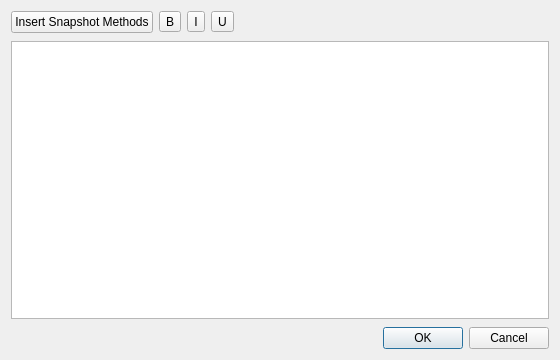
<?xml version="1.0" encoding="UTF-8"?>
<ui version="4.0">
 <class>dialog_caption_text</class>
 <widget class="QDialog" name="dialog_caption_text"><property name="surfaceRole" stdset="0"><string>panel</string></property>
  <property name="geometry">
   <rect>
    <x>0</x>
    <y>0</y>
    <width>560</width>
    <height>360</height>
   </rect>
  </property>
  <property name="windowTitle">
   <string>Edit caption</string>
  </property>
  <layout class="QVBoxLayout" name="layout_caption_dialog">
   <property name="spacing">
    <number>8</number>
   </property>
   <item>
    <widget class="QWidget" name="panel_caption_toolbar" native="true"><property name="surfaceRole" stdset="0"><string>panel</string></property>
     <layout class="QHBoxLayout" name="layout_caption_toolbar">
      <property name="leftMargin">
       <number>0</number>
      </property>
      <property name="topMargin">
       <number>0</number>
      </property>
      <property name="rightMargin">
       <number>0</number>
      </property>
      <property name="bottomMargin">
       <number>0</number>
      </property>
      <item><widget class="QPushButton" name="button_insert_snapshot_caption"><property name="text"><string>Insert Snapshot Methods</string></property><property name="toolTip"><string>Append methods, settings, and citations from the saved snapshots used by this figure.</string></property></widget></item>
      <item>
       <widget class="QToolButton" name="button_caption_bold">
        <property name="toolTip">
         <string>Make selected caption text bold.</string>
        </property>
        <property name="text">
         <string>B</string>
        </property>
        <property name="checkable">
         <bool>true</bool>
        </property>
       </widget>
      </item>
      <item>
       <widget class="QToolButton" name="button_caption_italic">
        <property name="toolTip">
         <string>Make selected caption text italic.</string>
        </property>
        <property name="text">
         <string>I</string>
        </property>
        <property name="checkable">
         <bool>true</bool>
        </property>
       </widget>
      </item>
      <item>
       <widget class="QToolButton" name="button_caption_underline">
        <property name="toolTip">
         <string>Underline selected caption text.</string>
        </property>
        <property name="text">
         <string>U</string>
        </property>
        <property name="checkable">
         <bool>true</bool>
        </property>
       </widget>
      </item>
      <item>
       <spacer name="spacer_caption_toolbar">
        <property name="orientation">
         <enum>Qt::Orientation::Horizontal</enum>
        </property>
        <property name="sizeHint" stdset="0">
         <size>
          <width>40</width>
          <height>20</height>
         </size>
        </property>
       </spacer>
      </item>
     </layout>
    </widget>
   </item>
   <item>
    <widget class="QTextEdit" name="text_caption_editor">
     <property name="acceptRichText">
      <bool>true</bool>
     </property>
    </widget>
   </item>
   <item>
    <widget class="QDialogButtonBox" name="button_box_caption_text">
     <property name="standardButtons">
      <set>QDialogButtonBox::StandardButton::Cancel|QDialogButtonBox::StandardButton::Ok</set>
     </property>
    </widget>
   </item>
  </layout>
 </widget>
 <resources/>
 <connections>
  <connection>
   <sender>button_box_caption_text</sender>
   <signal>accepted()</signal>
   <receiver>dialog_caption_text</receiver>
   <slot>accept()</slot>
  </connection>
  <connection>
   <sender>button_box_caption_text</sender>
   <signal>rejected()</signal>
   <receiver>dialog_caption_text</receiver>
   <slot>reject()</slot>
  </connection>
 </connections>
</ui>
